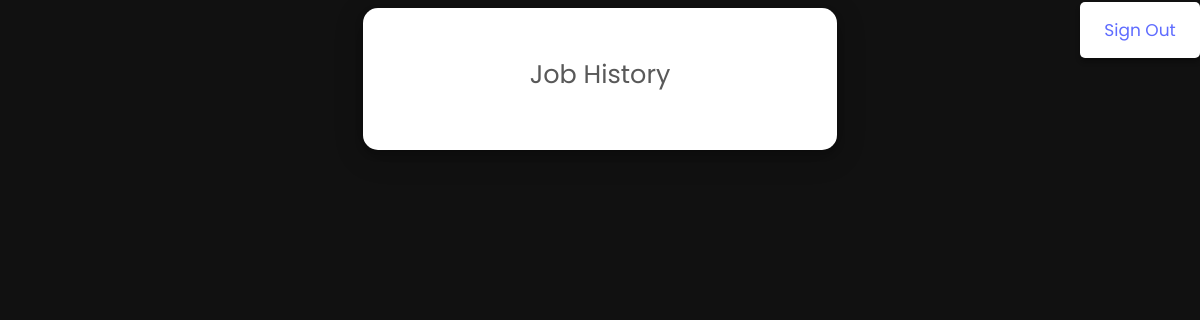
Before: /jobHistory.php (signed in) with the older database file.
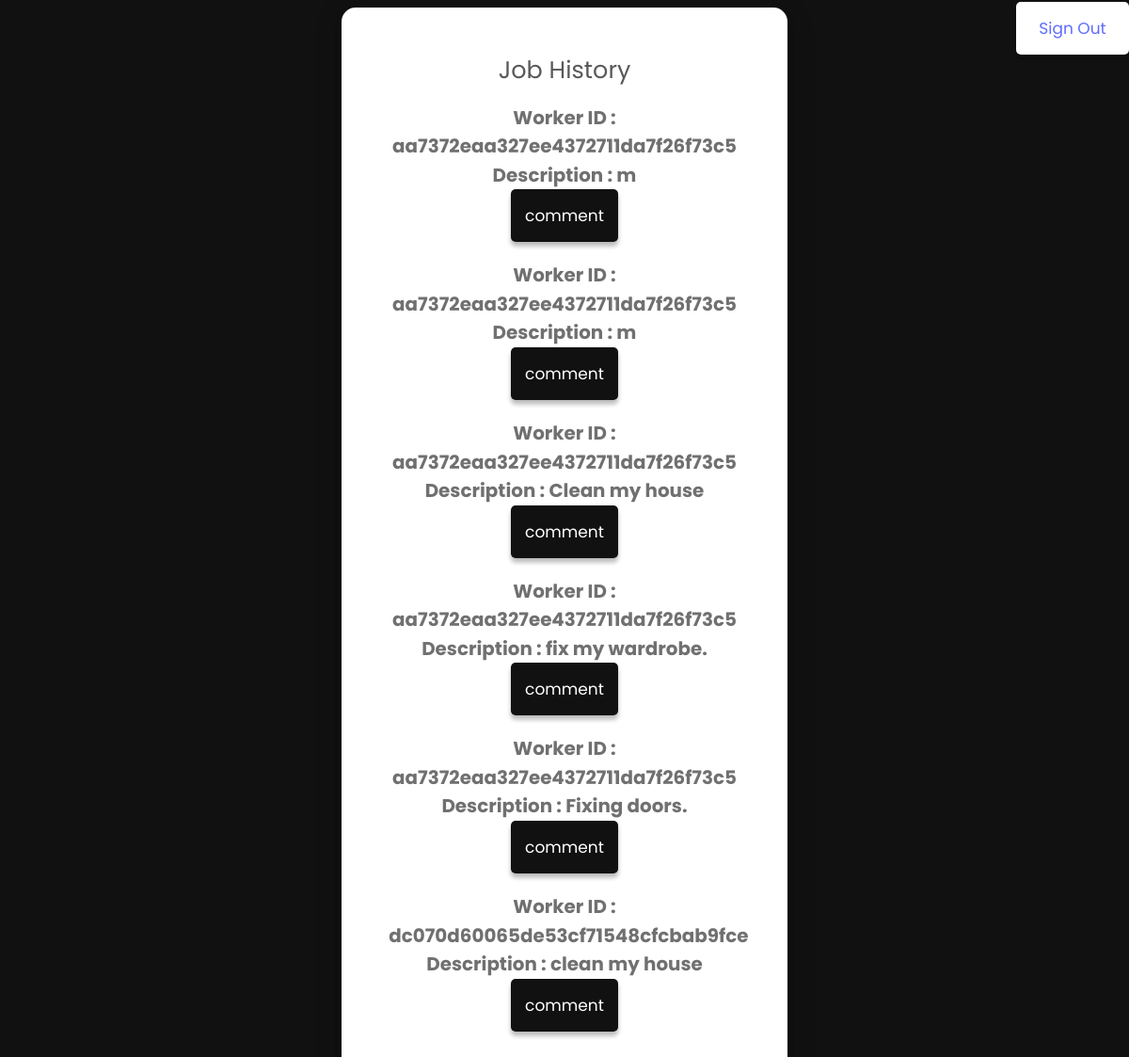
After: the same page with the newer database file.
### tables this page shows
CREATE TABLE `job` (
  `jobID` int(11) NOT NULL,
  `clientID` varchar(32) NOT NULL,
  `workerID` varchar(32) NOT NULL,
  `landmark` varchar(50) NOT NULL,
  `pincode` mediumint(6) NOT NULL,
  `time` varchar(40) NOT NULL,
  `date` date NOT NULL,
  `workType` varchar(30) NOT NULL,
  `description` varchar(500) NOT NULL,
  `bookingStatus` tinyint(4) NOT NULL DEFAULT 0,
  `jobStatus` tinyint(4) NOT NULL DEFAULT 0,
  `clientRating` float NOT NULL DEFAULT 0,
  `workerRating` float NOT NULL DEFAULT 0
);

### jobHistory.php (the view, shortened to what this page needs)
<!DOCTYPE html>
<html>
    <head>
        <link rel="stylesheet" type="text/css" href="1Level/darkTheme.css">
    </head>
    <body>
        <div class="logout">
        <button type="button" onclick="location.href='logout.php'" name="Logout" id="submit-button" style="background-color: white; color:rgb(95, 108, 255);">Sign Out</button>
        </div>
        <div class="form">
            <h2>Job History</h2>
<?php
include 'config.php' ;
if( $_SESSION['userType'] == "W"){
    $workerID = $_SESSION['ID'] ;
    $selectAllJobs = "SELECT * FROM job where workerID='$workerID' and jobStatus in( 2,3,4,5) " ;
    if ( $result = mysqli_query( $conn, $selectAllJobs ) ) {
        while ( $row = mysqli_fetch_assoc($result) ) {
            $printClientID = $row['clientID'] ;
            $printDescription = $row['description'] ;
            $jobID = $row['jobID'] ;
            echo "<h3>Client ID : $printClientID<br>Description : $printDescription<br>";
        }
    }
    else{
    }
    $conn->close();
?>
<?php
}
else if( $_SESSION['userType'] == "C"){
    $clientID = $_SESSION['ID'] ;
    $selectAllJobs = "SELECT * FROM job where clientID='$clientID' and jobStatus in( 2,3,4,5) " ;
    if ( $result = mysqli_query( $conn, $selectAllJobs ) ) {
        while ( $row = mysqli_fetch_assoc($result) ) {
            $printWorkerID = $row['workerID'] ;
            $printDescription = $row['description'] ;
            $jobID = $row['jobID'] ;
            echo "<h3>Worker ID : $printWorkerID<br>Description : $printDescription<br>";
            echo "<a href='comment.php?workerID=$printWorkerID&jobID=$jobID' id='submit-button'><button>comment</button></a></h3>" ;
        }
    }
    else{
    }
?>
<?php
}else{
$conn->close();
header("location:index.html") ;
}
?>
        </div>
    </body>
</html>

### 1Level/darkTheme.css (style rules this page uses)
h2 { font-weight: 400; margin-bottom: 35px; color: #595959; font-family: "Poppins", sans-serif; text-align: center; margin-bottom: 10px; }
body { background-color: rgb(17, 17, 17); }
.form { margin: auto; padding-left: 50px; padding-right: 50px; padding-bottom: 50px; padding-top: 30px; background-color: white; min-height: xxx; overflow: hidden; width: 40%; border-radius: 15px; box-shadow: 0 4px 8px 0 rgba(0,0,0,0.2), 0 6px 30px 0 rgba(0,0,0,0.2); font-family: "Poppins", sans-serif; line-height: 180%; color: rgb(112, 112, 112); font-size: 17px; }
h3 { text-align: center; color: rgb(112, 112, 112); }
button , .button { font-size: 17px; padding: 15px; top:50%; background-color: rgb(17, 17, 17); color: white; border: none; border-radius: 5px; box-shadow: 0 4px 5px 0 rgba(0,0,0,0.2), 0 5px 5px 0 rgba(0,0,0,0.1); font-family: "Poppins", sans-serif; color: rgb(255, 255, 255); }
::placeholder { color: rgb(198, 198, 198); }
#submit-button { width: 100%; }
* { -webkit-box-sizing: border-box; -moz-box-sizing: border-box; box-sizing: border-box; }
button { transition-duration: 0.4s; }
.logout { width:10%; position: fixed; top:2px; right: 0; }

Changed rows visible on the page:
added job: workerID "aa7372eaa327ee4372711da7f26f73c5", description "m"
added job: workerID "aa7372eaa327ee4372711da7f26f73c5", description "m"
added job: workerID "aa7372eaa327ee4372711da7f26f73c5", description "Clean my house"
added job: workerID "aa7372eaa327ee4372711da7f26f73c5", description "fix my wardrobe."
added job: workerID "aa7372eaa327ee4372711da7f26f73c5", description "Fixing doors."
added job: workerID "dc070d60065de53cf71548cfcbab9fce", description "clean my house"
